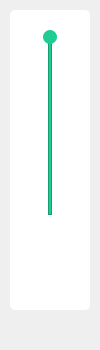
<?xml version="1.0" encoding="UTF-8"?>
<ui version="4.0">
 <class>VolumeTool</class>
 <widget class="QWidget" name="VolumeTool">
  <property name="geometry">
   <rect>
    <x>0</x>
    <y>0</y>
    <width>100</width>
    <height>350</height>
   </rect>
  </property>
  <property name="windowTitle">
   <string>Form</string>
  </property>
  <widget class="QWidget" name="volumeWidget" native="true">
   <property name="geometry">
    <rect>
     <x>10</x>
     <y>10</y>
     <width>80</width>
     <height>300</height>
    </rect>
   </property>
   <property name="styleSheet">
    <string notr="true">#volumeWidget{
 background-color:#ffffff;
 border-radius:5px;
}</string>
   </property>
   <widget class="QPushButton" name="silenceBtn">
    <property name="geometry">
     <rect>
      <x>0</x>
      <y>260</y>
      <width>80</width>
      <height>45</height>
     </rect>
    </property>
    <property name="minimumSize">
     <size>
      <width>80</width>
      <height>45</height>
     </size>
    </property>
    <property name="maximumSize">
     <size>
      <width>80</width>
      <height>45</height>
     </size>
    </property>
    <property name="styleSheet">
     <string notr="true">#silenceBtn
{
 border:none;
}
#silenceBtn:hover{
 background-color:#F0F0F0;
}</string>
    </property>
    <property name="text">
     <string/>
    </property>
   </widget>
   <widget class="QLabel" name="volumeRatio">
    <property name="geometry">
     <rect>
      <x>0</x>
      <y>230</y>
      <width>81</width>
      <height>30</height>
     </rect>
    </property>
    <property name="minimumSize">
     <size>
      <width>0</width>
      <height>30</height>
     </size>
    </property>
    <property name="maximumSize">
     <size>
      <width>16777215</width>
      <height>30</height>
     </size>
    </property>
    <property name="text">
     <string/>
    </property>
    <property name="alignment">
     <set>Qt::AlignCenter</set>
    </property>
   </widget>
   <widget class="QWidget" name="sliderBox" native="true">
    <property name="geometry">
     <rect>
      <x>0</x>
      <y>0</y>
      <width>80</width>
      <height>225</height>
     </rect>
    </property>
    <widget class="QFrame" name="inSlider">
     <property name="geometry">
      <rect>
       <x>38</x>
       <y>25</y>
       <width>4</width>
       <height>180</height>
      </rect>
     </property>
     <property name="styleSheet">
      <string notr="true">#inSlider
{
 background-color:#ECECEC;
}</string>
     </property>
     <property name="frameShape">
      <enum>QFrame::StyledPanel</enum>
     </property>
     <property name="frameShadow">
      <enum>QFrame::Raised</enum>
     </property>
    </widget>
    <widget class="QFrame" name="outSlider">
     <property name="geometry">
      <rect>
       <x>38</x>
       <y>25</y>
       <width>4</width>
       <height>180</height>
      </rect>
     </property>
     <property name="styleSheet">
      <string notr="true">#outSlider
{
 background-color:#1ECC94;
}</string>
     </property>
     <property name="frameShape">
      <enum>QFrame::StyledPanel</enum>
     </property>
     <property name="frameShadow">
      <enum>QFrame::Raised</enum>
     </property>
    </widget>
    <widget class="QPushButton" name="sliderBtn">
     <property name="geometry">
      <rect>
       <x>33</x>
       <y>20</y>
       <width>14</width>
       <height>14</height>
      </rect>
     </property>
     <property name="styleSheet">
      <string notr="true">
#sliderBtn
{
 background-color:#1ECC94;
 border-radius:7px;
}</string>
     </property>
     <property name="text">
      <string/>
     </property>
    </widget>
   </widget>
  </widget>
 </widget>
 <resources/>
 <connections/>
</ui>
